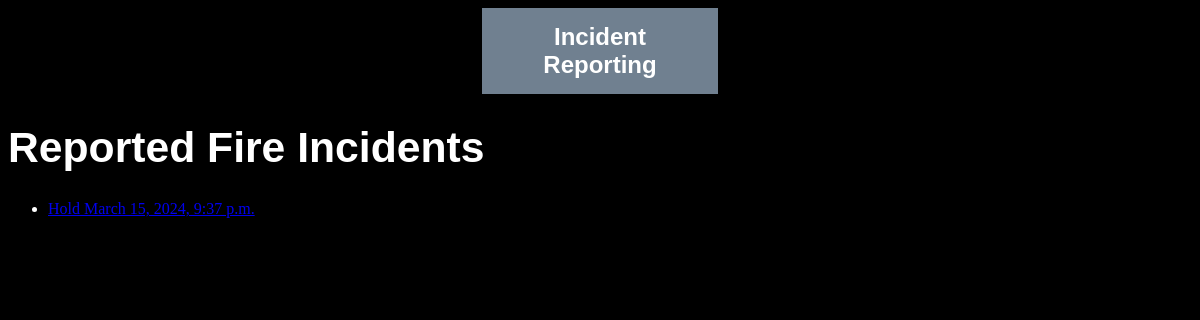
The app's page /Report/fire_list, older data.
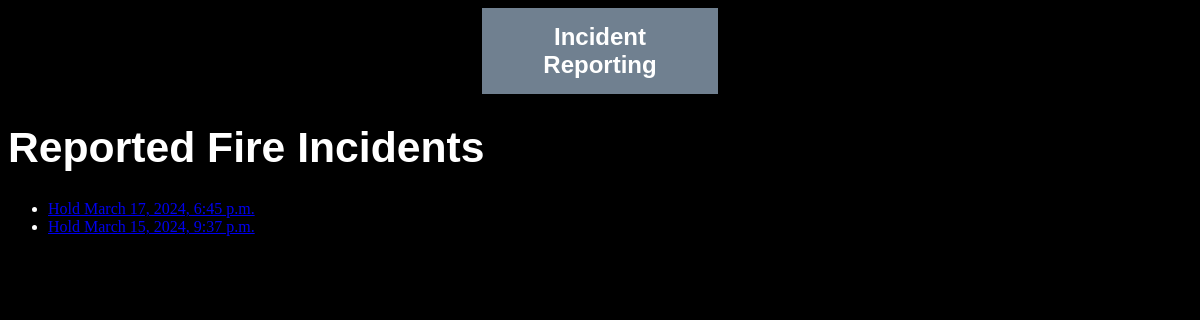
The same page, newer data.
### Report/models.py (models this page shows, shortened)
class FireReport(models.Model):
    user = models.ForeignKey(User, on_delete=models.SET_NULL, null=True, related_name='FireCreator')
    created = models.DateTimeField(auto_now_add=True)
    updated = models.DateTimeField(auto_now=True)
    date_and_time_of_incident_start = models.DateTimeField()
    date_and_time_of_incident_end = models.DateTimeField()
    incident_commander = models.ForeignKey(User, on_delete=models.SET_NULL, null=True, related_name='FireCommander')
    incident_type = models.ForeignKey(IncidentType, on_delete=models.SET_NULL, null=True)
    cause_of_incident = models.CharField(max_length=140)
    actions_taken = models.TextField()
    equipment_used = models.TextField()
    debrief_attendance = models.TextField()
    positive_notes = models.TextField()
    areas_of_improvement = models.TextField()
    debrief_commander = models.ForeignKey(User, on_delete=models.SET_NULL, null=True,related_name='FireDebriefCommander')
    debrief_date_time = models.DateTimeField()
    class Meta:
        ordering = ['-created']

class IncidentType(models.Model):
    type = models.CharField(max_length=100)
    description = models.CharField(max_length=140,blank=True, null=True)
    def __str__(self):
        return self.type

### Report/views.py (the view)
# urls.py: path('fire_list',FireListView.as_view(),name='fire_list'),
class FireListView(ListView):
    model = FireReport

### Report/templates/Report/firereport_list.html
{% extends 'base.html' %}
{% block content %}
<h1>Reported Fire Incidents</h1>
<ul>{% for firereport in object_list %}
    <li><a href="/Report/firereport_detail/{{firereport.id}}">{{firereport.incident_type}} {{firereport.created}}</a></li>
{% endfor %}
</ul>
{% endblock %}

Row changes from the older to the newer data that the page shows:
added FireReport: incident_type "Hold", created "March 17, 2024, 6:45 p.m."
